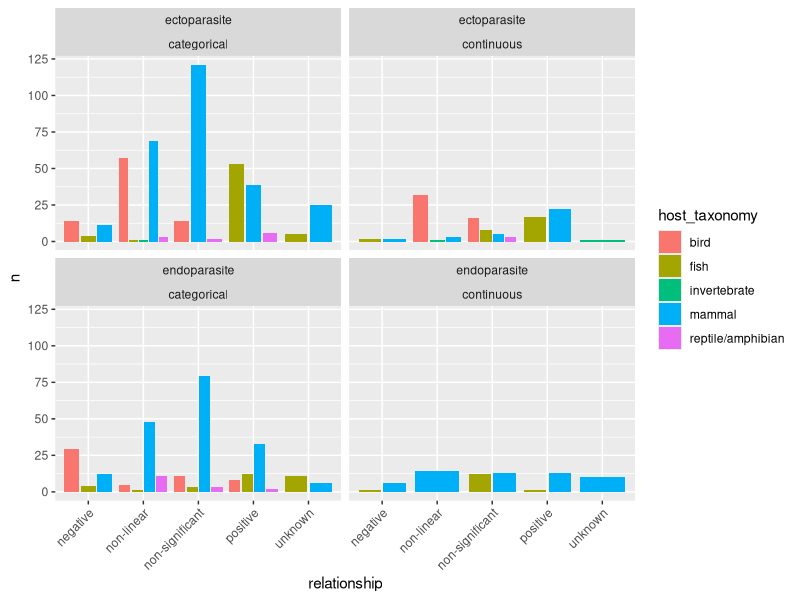
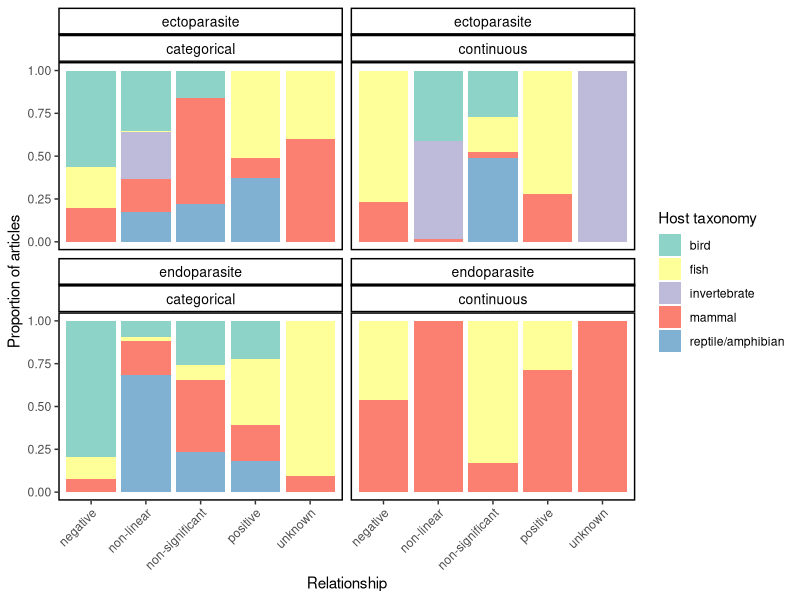
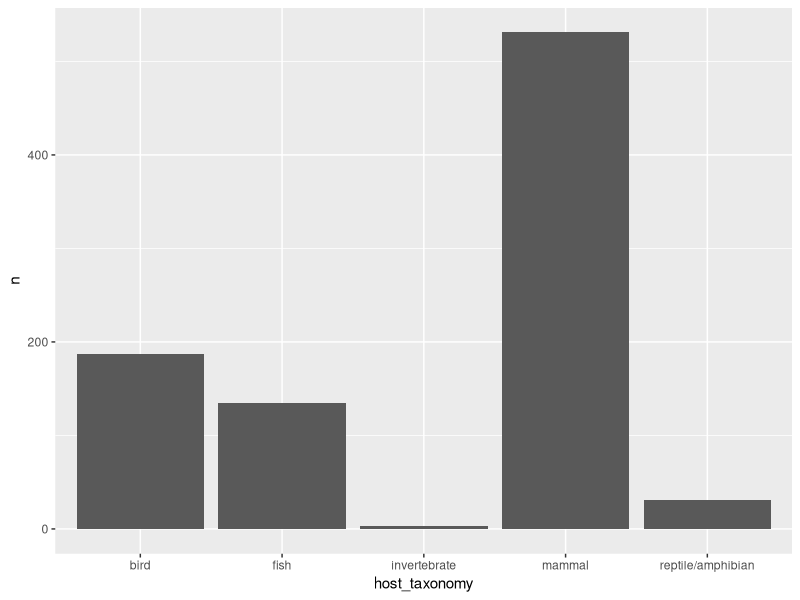
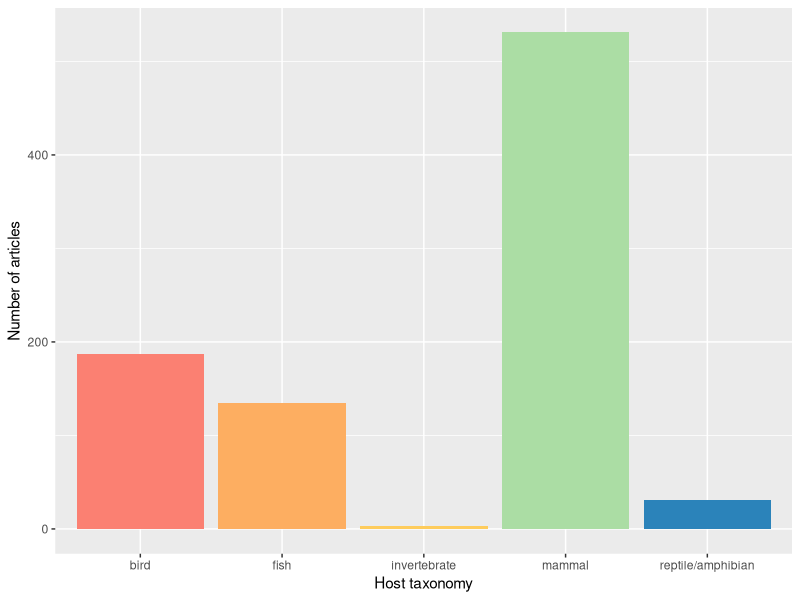

These charts were generated, in order, by the following R code:


## load packages
 library(data.table)
 library(tidyverse)
 library(ggplot2)

## load data
age <- read_csv("input/age-parasitism.csv")

## rename some column names
age <- rename(age, relationship = `type of age~parasite relationship`)

age$other_drivers_parasitism
age$condensed_drivers_parasitism[age$other_drivers_parasitism == "MHC" |
                                 age$other_drivers_parasitism == "hibernation_period" |
                                 age$other_drivers_parasitism == "physiological"|
                                age$other_drivers_parasitism == "anatomy" |
                                  age$other_drivers_parasitism == "body_condition" | 
                                  age$other_drivers_parasitism == "body_mass" | 
                                  age$other_drivers_parasitism == "body_size" |
                                  age$other_drivers_parasitism == "development_stage" |
                                  age$other_drivers_parasitism == "hair_cortisol_concentration" |
                                  age$other_drivers_parasitism == "host_size" |
                                  age$other_drivers_parasitism == "host_density" |
                                  age$other_drivers_parasitism == "host_traits" |
                                  age$other_drivers_parasitism == "reproductive_state" |
                                  age$other_drivers_parasitism == "sex_and_spleen_size" |
                                  age$other_drivers_parasitism == "somatic_condition" |
                                  age$other_drivers_parasitism == "testosterone_and_gular_pouch" |
                                  age$other_drivers_parasitism == "sex_and_age" ] <- "physiology"


age$condensed_drivers_parasitism[age$other_drivers_parasitism == "NDVI_and_temperature" |
                                   age$other_drivers_parasitism == "captive_vs_wild" |
                                   age$other_drivers_parasitism == "climate"|
                                   age$other_drivers_parasitism == "ecological" |
                                   age$other_drivers_parasitism == "environment" | 
                                   age$other_drivers_parasitism == "environmental_factors" | 
                                   age$other_drivers_parasitism == "food_availability" |
                                   age$other_drivers_parasitism == "habitat" |
                                   age$other_drivers_parasitism == "season" |
                                   age$other_drivers_parasitism == "season_and_habitat" |
                                   age$other_drivers_parasitism == "season_and_tank_type" |
                                   age$other_drivers_parasitism == "site" |
                                   age$other_drivers_parasitism == "site_and_season" |
                                   age$other_drivers_parasitism == "site_specificity" |
                                   age$other_drivers_parasitism == "soil_temperature" |
                                   age$other_drivers_parasitism == "temperature_and_humidity" ] <- "environment/spatial"


age$condensed_drivers_parasitism[age$other_drivers_parasitism == "breeding" |
                                   age$other_drivers_parasitism == "diet" |
                                   age$other_drivers_parasitism == "geophagy"|
                                   age$other_drivers_parasitism == "grooming" |
                                   age$other_drivers_parasitism == "host_aggregation" | 
                                   age$other_drivers_parasitism == "migration" | 
                                   age$other_drivers_parasitism == "migration_and_reproduction" |
                                   age$other_drivers_parasitism == "personality" |
                                   age$other_drivers_parasitism == "reproductive_investment" |
                                   age$other_drivers_parasitism == "roosting" |
                                   age$other_drivers_parasitism == "roosting_and_behaviours" |
                                   age$other_drivers_parasitism == "roosting_behaviour" |
                                   age$other_drivers_parasitism == "sex_and_sociality" |
                                   age$other_drivers_parasitism == "social behaviour_and_season" |
                                   age$other_drivers_parasitism == "social_aggregation" |
                                   age$other_drivers_parasitism == "troop_size" |
                                   age$other_drivers_parasitism == "colonies" |
                                   age$other_drivers_parasitism == "colony_size" |
                                   age$other_drivers_parasitism == "group_factors" ] <- "behaviour"



age$condensed_drivers_parasitism[age$other_drivers_parasitism == "attatchment_location" |
                                   age$other_drivers_parasitism == "ectoparasite_consumption" |
                                   age$other_drivers_parasitism == "lek_position"] <- "parasite"

age$condensed_drivers_parasitism[age$other_drivers_parasitism == "age"] <- "age"

age$condensed_drivers_parasitism[age$other_drivers_parasitism == "sex"] <- "sex"

age$condensed_drivers_parasitism[age$other_drivers_parasitism == "multiple_factors"] <- "multiple"

## make minor changes to data 
age$relationship[age$relationship == "?"] <- "unknown"

## header
head(age)
 
## number of unique studies
unique(age$filename)

## number of relationships by host 
age %>%
  group_by(host_taxonomy) %>%
  summarise(n = n())
  
## number of relationships by parasite 
age %>%
  group_by(parasite_taxonomy) %>%
  summarise(n = n())

## number of relationships by host age 
age %>%
  group_by(age_measure) %>%
  summarise(n = n())

age %>%
  group_by(other_drivers_parasitism) %>%
  summarise(n = n()) %>%
  print( n = 70)

## number of relationships by parasite, age, and type of age~parasite relationship
df1 <- age %>%
  group_by(parasite_taxonomy,
           host_taxonomy,
           age_measure, 
           relationship) %>%
  summarise(n = n()) %>%
  print(n = 22)

## summarize number of rows by parasite and host taxonomy (data.table)
setDT(df1)[, count := sum(n), by = c("parasite_taxonomy", "host_taxonomy")]

## calculate proportion 
df1$prop <- df1$n/df1$count

setDT(df1)

## visualize (cut out viruses)
ggplot(df1[parasite_taxonomy != "virus"]) +
  geom_col(aes(y = n, 
               x = relationship, 
               fill = host_taxonomy), 
           position = "dodge2") + 
  facet_wrap(~parasite_taxonomy*age_measure) +
  theme(axis.text.x = element_text(angle = 45, hjust = 1))


## Color brewer website: https://colorbrewer2.org/#type=diverging&scheme=RdYlBu&n=5
## stacked bar plot
ggplot(df1[parasite_taxonomy != "virus"]) +
  geom_col(aes(y = prop, 
               x = relationship, 
               fill = host_taxonomy), 
           position = "fill") + 
  ylab("Proportion of articles") + xlab("Relationship") + 
  scale_fill_manual(values = c("#8dd3c7", "#ffff99" , "#bebada", "#fb8072", "#80b1d3"),
                    name = "Host taxonomy") +
  facet_wrap(~parasite_taxonomy*age_measure) +
  theme(axis.text.x = element_text(angle = 45, hjust = 1),
        strip.background = element_rect(color = "black", 
                                        fill = "white", 
                                        size = 1),
        strip.text = element_text(size = 10, 
                                  color = "black"),
        panel.grid.minor = element_blank(),
        panel.background = element_blank(), 
        panel.border = element_rect(colour = "black", fill=NA, size = 1))

## number of relationships by host age (continuous age only)
age %>%
  filter(age_measure == "continuous") %>%
  summarise(n = n())

## social behaviour
unique(age$other_drivers_parasitism)


## number of taxa per article
df <- age %>%
  group_by(host_taxonomy) %>%
  summarise(n = n())

## visualize number of taxa per article
ggplot(df, aes(x=host_taxonomy, y=n)) + geom_bar(stat = "identity")


ggplot(df, aes(x=host_taxonomy, y=n, fill=host_taxonomy)) + geom_bar(stat = "identity") + ylab("Number of articles") + xlab("Host taxonomy") +
  geom_bar(stat = "identity" ) +
  scale_fill_manual(values = c("bird" = "#fb8072", "fish" = "#fdae61", "invertebrate" = "#fecc5c", "mammal" = "#abdda4", "reptile/amphibian" = "#2b83ba")) +
  theme(legend.position="none")
